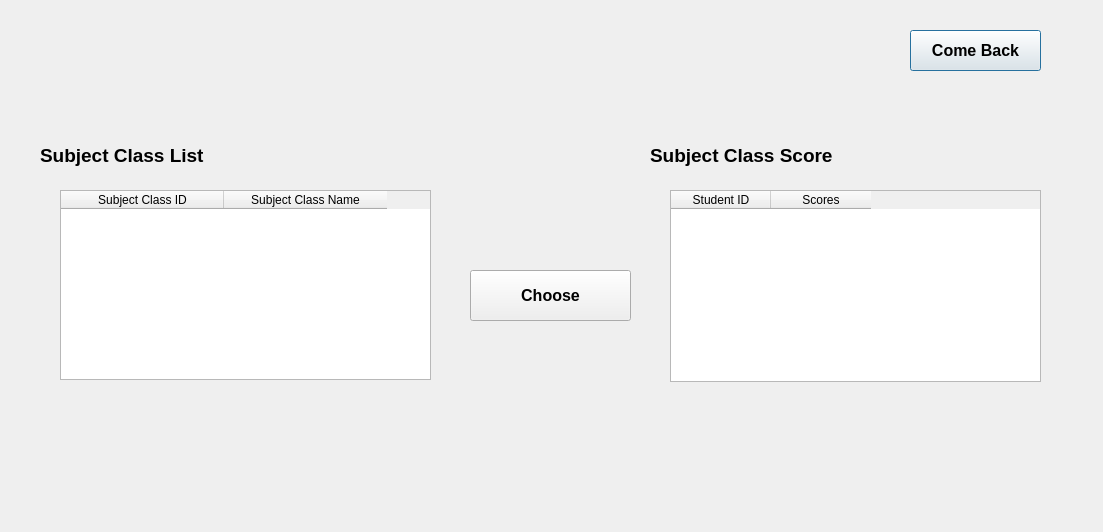
<?xml version="1.0" encoding="UTF-8"?>
<ui version="4.0">
 <class>Dialog</class>
 <widget class="QDialog" name="Dialog">
  <property name="geometry">
   <rect>
    <x>0</x>
    <y>0</y>
    <width>1103</width>
    <height>532</height>
   </rect>
  </property>
  <property name="windowTitle">
   <string>Dialog</string>
  </property>
  <widget class="QPushButton" name="comeBackBtn">
   <property name="geometry">
    <rect>
     <x>910</x>
     <y>30</y>
     <width>131</width>
     <height>41</height>
    </rect>
   </property>
   <property name="font">
    <font>
     <pointsize>12</pointsize>
     <weight>75</weight>
     <bold>true</bold>
    </font>
   </property>
   <property name="text">
    <string>Come Back</string>
   </property>
  </widget>
  <widget class="QTableWidget" name="subjectClassesTable">
   <property name="geometry">
    <rect>
     <x>60</x>
     <y>190</y>
     <width>371</width>
     <height>190</height>
    </rect>
   </property>
   <property name="font">
    <font>
     <pointsize>9</pointsize>
    </font>
   </property>
   <attribute name="horizontalHeaderDefaultSectionSize">
    <number>163</number>
   </attribute>
   <column>
    <property name="text">
     <string>Subject Class ID</string>
    </property>
   </column>
   <column>
    <property name="text">
     <string>Subject Class Name</string>
    </property>
   </column>
  </widget>
  <widget class="QTableWidget" name="studentScoresTable">
   <property name="geometry">
    <rect>
     <x>670</x>
     <y>190</y>
     <width>371</width>
     <height>192</height>
    </rect>
   </property>
   <column>
    <property name="text">
     <string>Student ID</string>
    </property>
   </column>
   <column>
    <property name="text">
     <string>Scores</string>
    </property>
   </column>
  </widget>
  <widget class="QPushButton" name="chooseBtn">
   <property name="geometry">
    <rect>
     <x>470</x>
     <y>270</y>
     <width>161</width>
     <height>51</height>
    </rect>
   </property>
   <property name="font">
    <font>
     <pointsize>12</pointsize>
     <weight>75</weight>
     <bold>true</bold>
    </font>
   </property>
   <property name="text">
    <string>Choose</string>
   </property>
  </widget>
  <widget class="QLabel" name="label">
   <property name="geometry">
    <rect>
     <x>40</x>
     <y>130</y>
     <width>211</width>
     <height>51</height>
    </rect>
   </property>
   <property name="font">
    <font>
     <pointsize>14</pointsize>
     <weight>75</weight>
     <bold>true</bold>
    </font>
   </property>
   <property name="text">
    <string>Subject Class List</string>
   </property>
  </widget>
  <widget class="QLabel" name="label_2">
   <property name="geometry">
    <rect>
     <x>650</x>
     <y>130</y>
     <width>241</width>
     <height>51</height>
    </rect>
   </property>
   <property name="font">
    <font>
     <pointsize>14</pointsize>
     <weight>75</weight>
     <bold>true</bold>
    </font>
   </property>
   <property name="text">
    <string>Subject Class Score</string>
   </property>
  </widget>
 </widget>
 <resources/>
 <connections/>
</ui>
